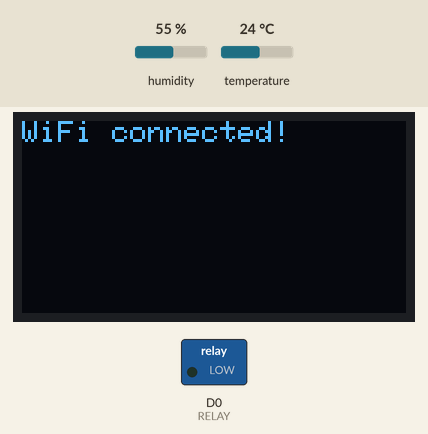
This sketch was run on a simulated ESP8266 (NodeMCU). Shown: 128×64 one-colour display, switched loads named in the sketch (green lamp = pin HIGH). Inputs (shaded band) come from the test bench; at power-on: humidity 55 %, temperature 24 °C. WiFi joins after 1.5 s; servers stay silent unless stated; no MQTT or app messages arrive unless stated.

Above: at 2.7 s.
At 6.9 s:
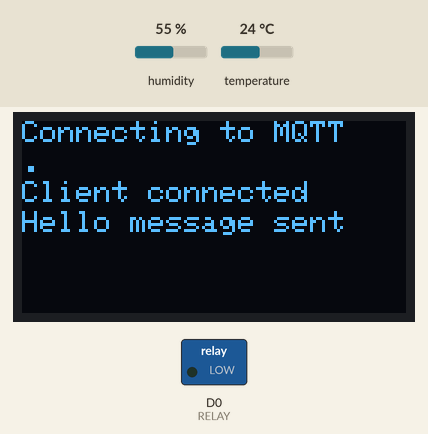
7.0 s: humidity set to 22 %
At 10.4 s:
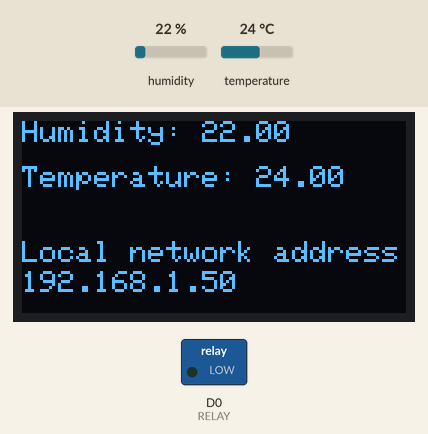
13.0 s: temperature set to 12 °C
At 17.5 s:
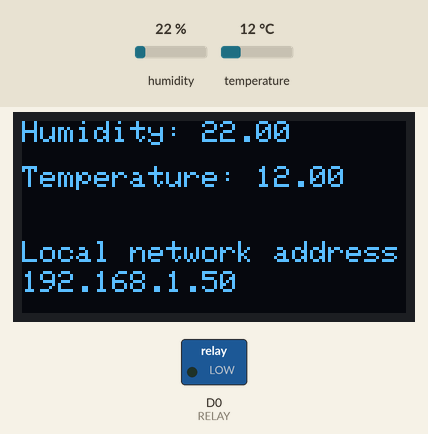
17.8 s: humidity set to 40 %
At 21.0 s:
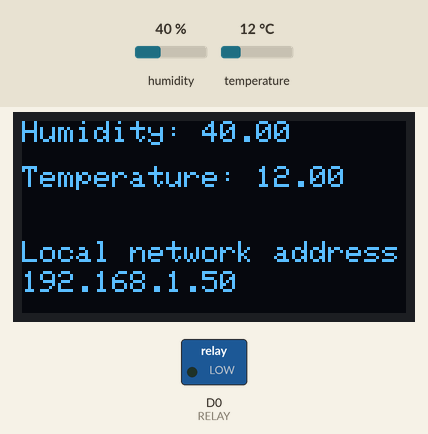
22.0 s: temperature set to 19 °C
Timing chart, 0 to 25.0 s (numbered marks = the images above; inputs shaded):
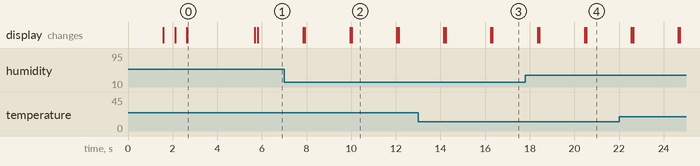

The sketch:

temp_hum.ino
```cpp
#include "DHT.h"
#include <SPI.h>
#include <Wire.h>
#include <Adafruit_GFX.h>
#include <Adafruit_SSD1306.h>
#include <ESP8266WiFi.h>
#include <PubSubClient.h>

#define DHTPIN 2
#define RELAY D0
#define DHTTYPE DHT11
#define SCREEN_WIDTH 128
#define SCREEN_HEIGHT 64
#define OLED_RESET     -1

const char * ssid =  "NEVERGONNA";
const char * pass =  "GIVEYOUUP";
const char * malinkaIP = "192.168.1.241";

float t = 0;
float h = 0;

WiFiClient esp;
PubSubClient client(esp);
char message[20];

Adafruit_SSD1306 display(SCREEN_WIDTH, SCREEN_HEIGHT, &Wire, OLED_RESET);
DHT dht(DHTPIN, DHTTYPE);

void setup() {
  Serial.begin(9600);
  dht.begin();
  pinMode(D0, OUTPUT);

  if(!display.begin(SSD1306_SWITCHCAPVCC, 0x3C))
  {
    Serial.println(F("SSD1306 allocation failed"));
    for(;;);
  }
  display.clearDisplay();
  performWifiConnection();
  delay(3000);
  client.setServer(malinkaIP, 1883);
  performMQTTConnection();
  client.setCallback(callback);
}

void loop() {
  displaySensorData();
  displayWifiInfo();
  sendSensorData();
//  client.loop();
//  client.subscribe("esp32/gpio");
}

void callback(char* topic, byte* payload, unsigned int length) {
  Serial.println(topic);
  if (payload)
  {
    digitalWrite(RELAY, !digitalRead(RELAY));
  }

}

void sendSensorData()
{
  String tempData = String(t);
  String humData = String(h);
  tempData.toCharArray(message, 20);
  client.publish("temperature", message);
  humData.toCharArray(message, 20);
  client.publish("humidity", message);
}

void displaySensorData(void)
{
  display.clearDisplay();
  h = dht.readHumidity();
  t = dht.readTemperature();

  if (isnan(h) || isnan(t))
  {
    Serial.println(F("Failed to read from DHT sensor!"));
    return;
  }

  delay(1000);
  digitalWrite(D0, LOW);
  printText("Humidity: " + String(h), 2, 0, 0);
  printText("Temperature: " + String(t), 2, 0, 15);
  delay(1000);
  display.display();
}

void printText(String text, int textSize, int x, int y)
{
  display.setTextSize(textSize);
  display.setTextColor(WHITE);
  display.setCursor(x, y);
  display.setTextSize(1);
  display.println(text);
}

void performWifiConnection()
{
  printText("Connecting to WiFi", 1, 0, 0);
  display.display();
  delay(1000);
  display.clearDisplay();
  WiFi.begin(ssid, pass);
  int i = 0;
  while (WiFi.status() != WL_CONNECTED)
  {
  delay(500);
  printText(".", 1, i, 0);
  i+=5;
  display.display();
  }
  display.clearDisplay();
  printText("WiFi connected!", 1, 0, 0);
  display.display();
}

void performMQTTConnection()
{
  display.clearDisplay();
  int i = 0;
  while(!client.connected())
  {
    printText("Connecting to MQTT", 1, 0, 0);
    display.display();
    delay(10);
    printText(".", 1, i, 10);
    i+=5;
    display.display();

    String clientName = "DHT_sensor";
    if(client.connect(clientName.c_str()))
    {
      printText("Client connected", 1, 0, 20);
      client.publish("ohayou", "Ohayou gozaimasu from DHT Sensor");
      printText("Hello message sent", 1, 0, 30);
      display.display();
    }
  }
}

String ipToString(IPAddress ip)
{
  String s="";
  for (int i=0; i<4; i++)
    s += i  ? "." + String(ip[i]) : String(ip[i]);
  return s;
}

void displayWifiInfo()
{
// display.clearDisplay();
 String wifiInfo = ipToString(WiFi.localIP());
 printText("Local network address:", 1, 0, 40);
 display.display();
 printText(wifiInfo, 1, 0, 50);
 display.display();
}
```

Measured:
- after the input at 13.0 s, the display: first differs from a run without the input after 3.3 s (image 3 shows a later state)
- after the input at 17.8 s, the display: first differs from a run without the input after 2.7 s (image 4 shows a later state)
- what the display in image 0 shows lasts 3.0 s, from 2.7 s to 5.7 s
- what the display in image 2 shows lasts 2.0 s, from 10.0 s to 12.0 s
